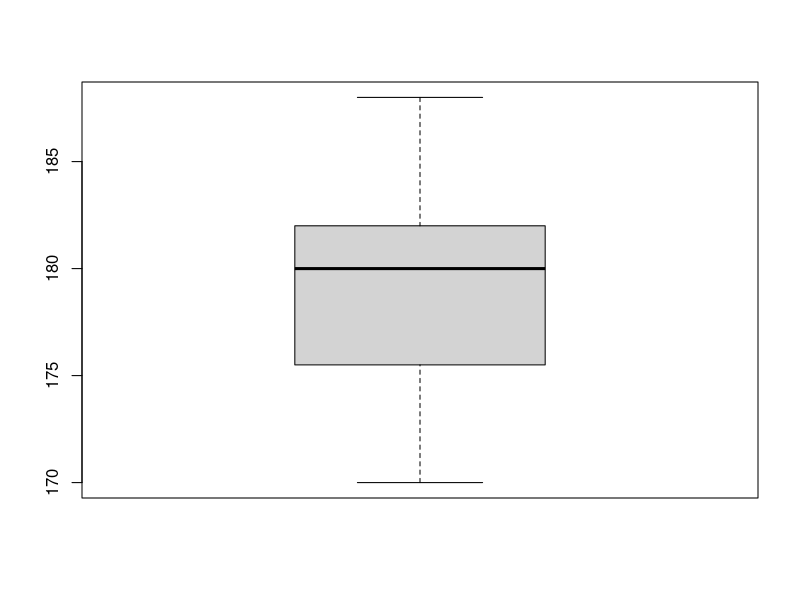
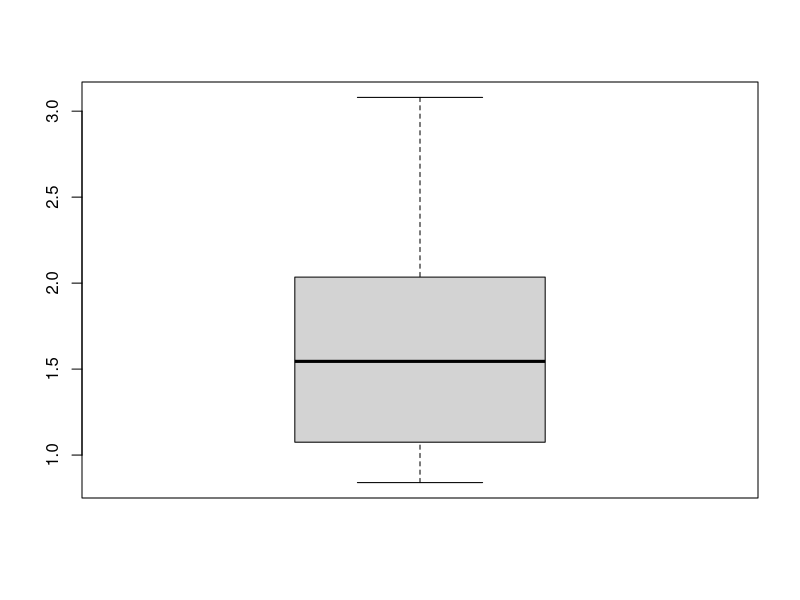
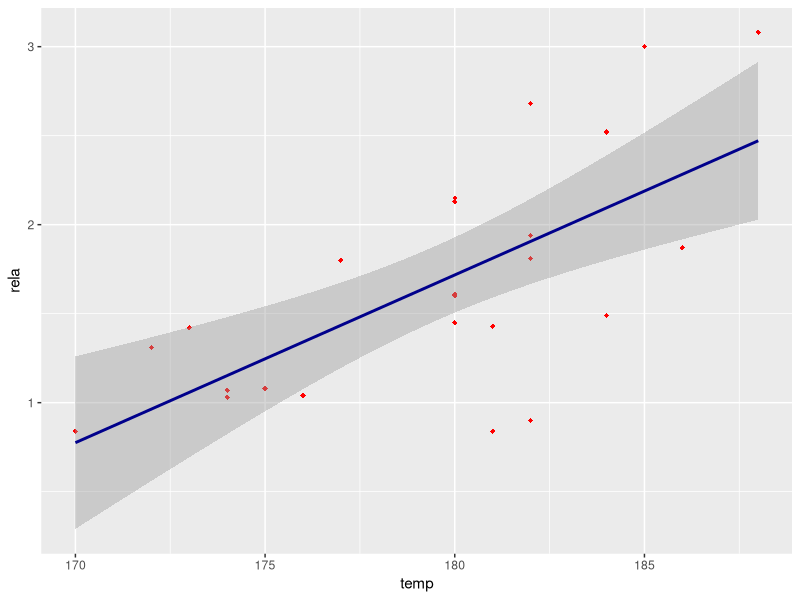
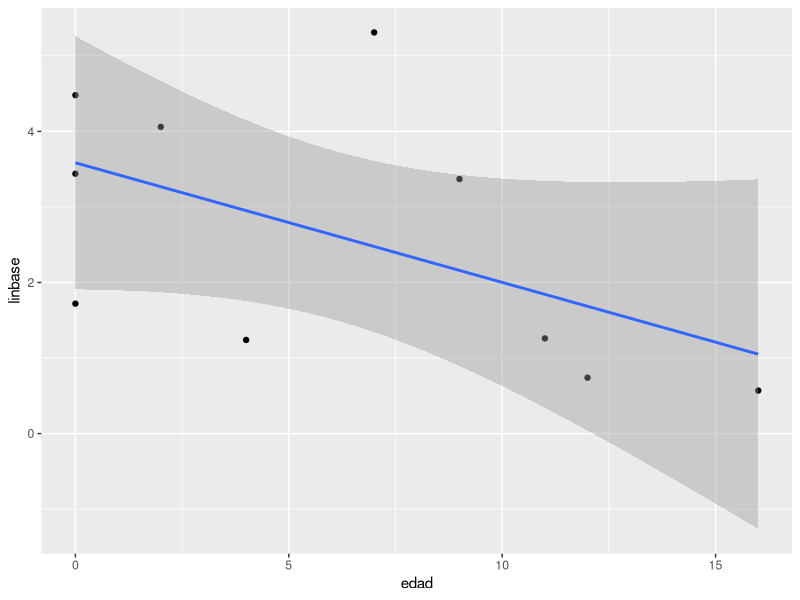
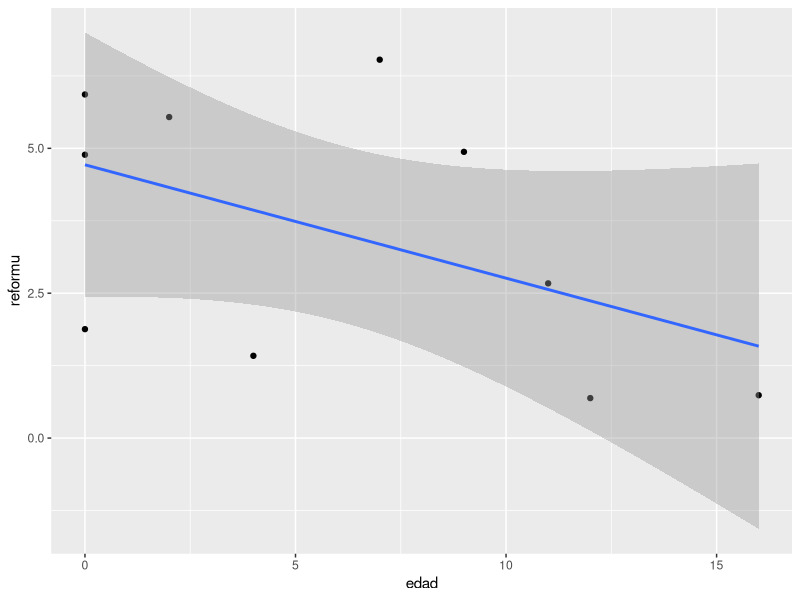
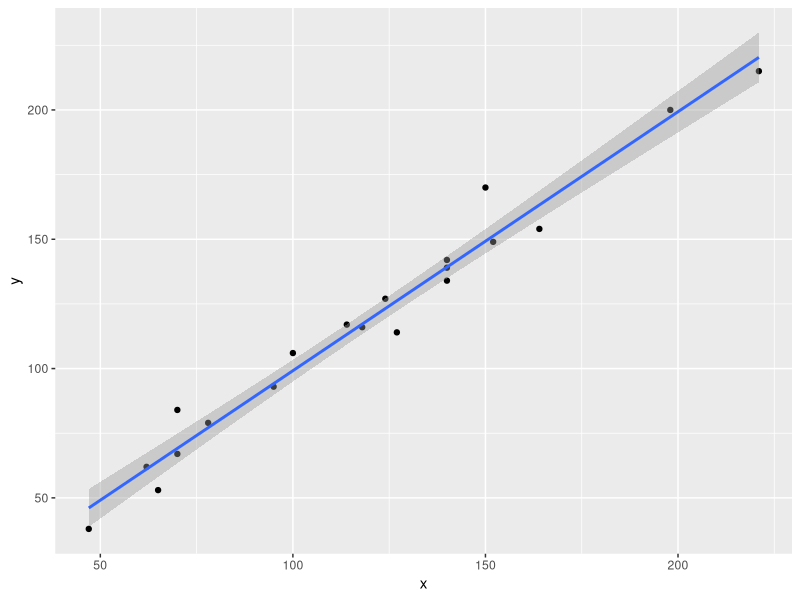
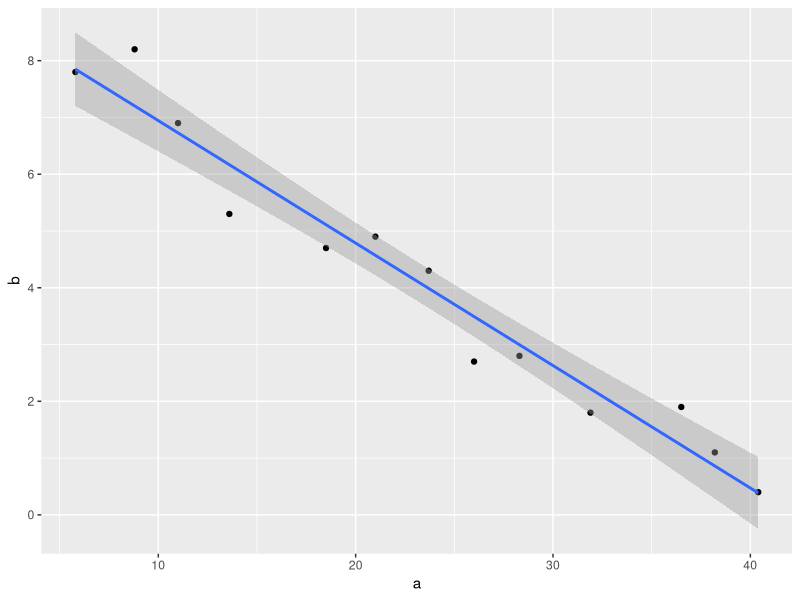
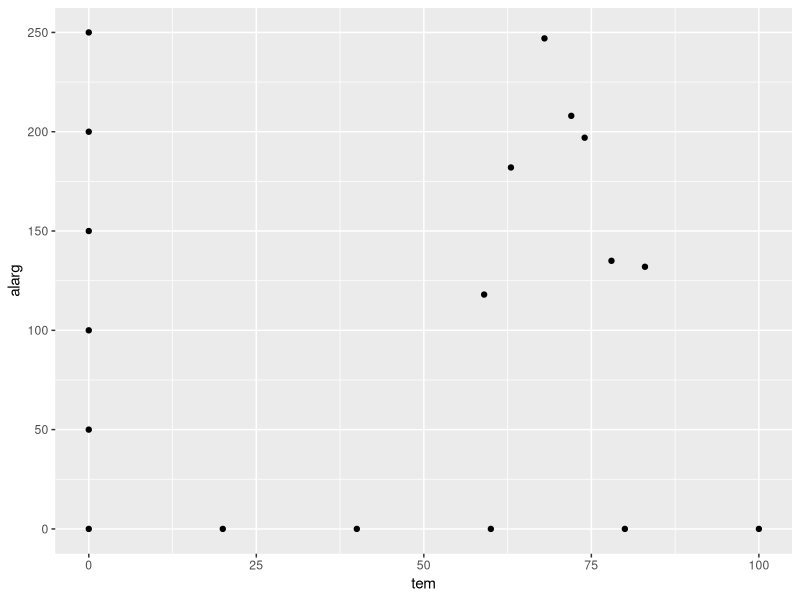

Write the R code that produced these figures, in order.
##################################################Practica 5##########################################################
##################################################Ejercicio 1#########################################################
temp<-c(170,172,173,174,174,175,176,177,180,180,180,180,180,181,181,182,182,182,182,184,184,185,186,188)
rela<-c(.84,1.31,1.42,1.03,1.07,1.08,1.04,1.8,1.45,1.6,1.61,2.13,2.15,.84,1.43,.9,1.81,1.94,2.68,1.49,2.52,3,1.87,3.08)
#a)
#grafica de tallos
boxplot(temp)
boxplot(rela)
#comentarios:
#los datos  aparentemete no tienen outliers, sin embargo en la relacion se encuentran mas dispersos los datos.
#b)
pendiente<-cov(temp,rela)/var(temp)
ordeorigen<-mean(rela)-(pendiente*mean(temp))
recta<-(pendiente*temp)+ordeorigen
difer<-rela-recta
sse<-sum(difer^2)
sst<-sum((rela-mean(rela))^2)
rcuad<-1-(sse/sst)
#comentarios
#aplicando el estadistico de r^2 nos da que el modelo pede explicar la variable de relacion en un 45.14%, por lo 
#tanto no es suficiente
#c)
datos1<-data.frame(temp,rela)
require(ggplot2)
ggplot(datos1,aes(temp,rela))+geom_point(col="red",pch=18)+geom_smooth(method = "lm",col="darkblue")
#comentarios
#la regresion no es suficiente para pronosticar los datos en este caso porque los datos se encuentran muy dispersos
##################################################Ejercicio 2#######################################################
edad<-c(0,0,2,11,7,16,9,0,12,4)
linbase<-c(1.72,4.48,4.06,1.26,5.31,.57,3.37,3.44,.74,1.24)
reformu<-c(1.88,5.93,5.54,2.67,6.53,.74,4.94,4.89,.69,1.42)
datos2<-data.frame(edad,linbase,reformu)
ggplot(datos2,aes(edad,linbase))+geom_point()+geom_smooth(method = "lm")
ggplot(datos2,aes(edad,reformu))+geom_point()+geom_smooth(method = "lm")
#comentarios: la relacion en ambas graficas, lo cual me parece un tanto ilogico, debido a que conforme aumenta la 
#edad del motor debe aumentar las emisiones de gas.
##################################################Ejercicio 3######################################################
x<-c(47,62,65,70,70,78,95,100,114,118,124,127,140,140,140,150,152,164,198,221)
y<-c(38,62,53,67,84,79,93,106,117,116,127,114,134,139,142,170,149,154,200,215)
datos3<-data.frame(x,y)
ggplot(datos3,aes(x,y))+geom_point()+geom_smooth(method = "lm")
cor(x,y)
#la regresion es buena para pronosticar los valores de y, y considerando que la correlacion entre las variables es
#cercana a uno, estan fuertemente relacionadas.
##################################################Ejercicio 4######################################################
a<-c(5.8,8.8,11,13.6,18.5,21,23.7,26,28.3,31.9,36.5,38.2,40.4)
b<-c(7.8,8.2,6.9,5.3,4.7,4.9,4.3,2.7,2.8,1.8,1.9,1.1,.4)
datos4<-data.frame(a,b)
ggplot(datos4,aes(a,b))+geom_point()+geom_smooth(method = "lm")
cor(a,b)
#la recta de regresion es un buen parametro para pronosticar los posibles valores  de la concentracion de amonio
#################################################Ejercicio 5#######################################################
tem<-c(59,63,68,72,74,78,83,0,20,40,60,80,100,0,0,0,0,0)
alarg<-c(118,182,247,208,197,135,132,0,0,0,0,0,0,50,100,150,200,250)
datos5<-data.frame(tem,alarg)
ggplot(datos5,aes(tem,alarg))+geom_point()+ geom_line(aes(0,0))
ggplot(datos5,aes(tem,alarg))+geom_point()+ geom_line(aes(55,100))
#por los valores de los puntos es mas estetica la segunda grafica, sin embargo dada la dispercion no hay relacion 
#alguna
#################################################Ejercicio 6#######################################################
#la grafica tiene 2 outliers y  se puede apreiar una relacion media-fuerte y negativa.

#################################################Ejercicio 7#######################################################
#x=resistencia curada
#y=resistencia despues de 28 dias
rd28<-1800+(1.3*2500)
rd28_2<-1800+(1.3*2400)
#cambia en 1.3 unidades
#cambia en 130 unidades
#cambia en -130 unidades
#################################################Ejercicio 8#######################################################
#a) el valor de y=4400 y la de=350, entonces 4400+2de=5100, por lo tanto p=95%
#b) ya excedio el valor de los 5000 con x=2500 P=100%
##
